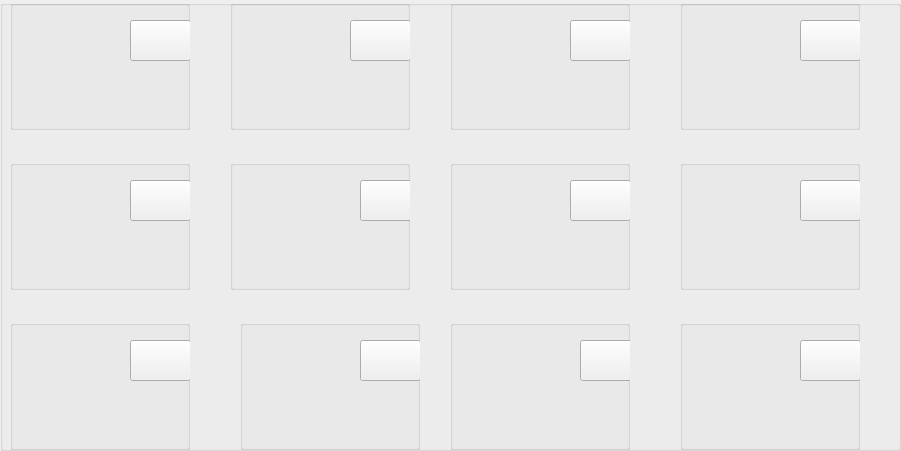
      <widget class="QGroupBox" name="groupBox_12">
       <property name="geometry">
        <rect>
         <x>130</x>
         <y>20</y>
         <width>901</width>
         <height>451</height>
        </rect>
       </property>
       <property name="title">
        <string/>
       </property>
       <widget class="QGroupBox" name="groupBox_13">
        <property name="geometry">
         <rect>
          <x>10</x>
          <y>0</y>
          <width>180</width>
          <height>130</height>
         </rect>
        </property>
        <property name="title">
         <string/>
        </property>
        <widget class="QLabel" name="label_food1_9">
         <property name="geometry">
          <rect>
           <x>0</x>
           <y>0</y>
           <width>120</width>
           <height>80</height>
          </rect>
         </property>
         <property name="styleSheet">
          <string notr="true">image: url(:/pic_tabBox/11S204/20001.jpg);</string>
         </property>
         <property name="text">
          <string/>
         </property>
        </widget>
        <widget class="QLabel" name="label_desc_9">
         <property name="geometry">
          <rect>
           <x>10</x>
           <y>90</y>
           <width>161</width>
           <height>16</height>
          </rect>
         </property>
         <property name="font">
          <font>
           <family>微软雅黑</family>
           <bold>true</bold>
          </font>
         </property>
         <property name="text">
          <string/>
         </property>
        </widget>
        <widget class="QLabel" name="label_value_9">
         <property name="geometry">
          <rect>
           <x>10</x>
           <y>110</y>
           <width>41</width>
           <height>16</height>
          </rect>
         </property>
         <property name="font">
          <font>
           <family>等线</family>
           <pointsize>12</pointsize>
           <bold>true</bold>
          </font>
         </property>
         <property name="text">
          <string/>
         </property>
        </widget>
        <widget class="QPushButton" name="pushButton_get_10">
         <property name="geometry">
          <rect>
           <x>120</x>
           <y>20</y>
           <width>61</width>
           <height>41</height>
          </rect>
         </property>
         <property name="cursor">
          <cursorShape>OpenHandCursor</cursorShape>
         </property>
         <property name="styleSheet">
          <string notr="true">image: url(:/pic_tabBox/11S204/1.jpg);</string>
         </property>
         <property name="text">
          <string/>
         </property>
        </widget>
       </widget>
       <widget class="QGroupBox" name="groupBox_14">
        <property name="geometry">
         <rect>
          <x>230</x>
          <y>0</y>
          <width>180</width>
          <height>130</height>
         </rect>
        </property>
        <property name="title">
         <string/>
        </property>
        <widget class="QLabel" name="label_food1_10">
         <property name="geometry">
          <rect>
           <x>0</x>
           <y>0</y>
           <width>120</width>
           <height>80</height>
          </rect>
         </property>
         <property name="styleSheet">
          <string notr="true">image: url(:/pic_tabBox/11S204/20002.jpg);
</string>
         </property>
         <property name="text">
          <string/>
         </property>
        </widget>
        <widget class="QLabel" name="label_desc_10">
         <property name="geometry">
          <rect>
           <x>10</x>
           <y>90</y>
           <width>161</width>
           <height>16</height>
          </rect>
         </property>
         <property name="font">
          <font>
           <family>微软雅黑</family>
           <bold>true</bold>
          </font>
         </property>
         <property name="text">
          <string/>
         </property>
        </widget>
        <widget class="QLabel" name="label_value_10">
         <property name="geometry">
          <rect>
           <x>10</x>
           <y>110</y>
           <width>41</width>
           <height>16</height>
          </rect>
         </property>
         <property name="font">
          <font>
           <family>等线</family>
           <pointsize>12</pointsize>
           <bold>true</bold>
          </font>
         </property>
         <property name="text">
          <string/>
         </property>
        </widget>
        <widget class="QPushButton" name="pushButton_get_11">
         <property name="geometry">
          <rect>
           <x>120</x>
           <y>20</y>
           <width>61</width>
           <height>41</height>
          </rect>
         </property>
         <property name="cursor">
          <cursorShape>OpenHandCursor</cursorShape>
         </property>
         <property name="styleSheet">
          <string notr="true">image: url(:/pic_tabBox/11S204/1.jpg);</string>
         </property>
         <property name="text">
          <string/>
         </property>
        </widget>
       </widget>
       <widget class="QGroupBox" name="groupBox_15">
        <property name="geometry">
         <rect>
          <x>10</x>
          <y>160</y>
          <width>180</width>
          <height>130</height>
         </rect>
        </property>
        <property name="title">
         <string/>
        </property>
        <widget class="QLabel" name="label_food1_11">
         <property name="geometry">
          <rect>
           <x>0</x>
           <y>0</y>
           <width>120</width>
           <height>80</height>
          </rect>
         </property>
         <property name="styleSheet">
          <string notr="true">image: url(:/pic_tabBox/11S204/20005.jpg);</string>
         </property>
         <property name="text">
          <string/>
         </property>
        </widget>
        <widget class="QLabel" name="label_desc_11">
         <property name="geometry">
          <rect>
           <x>10</x>
           <y>90</y>
           <width>161</width>
           <height>16</height>
          </rect>
         </property>
         <property name="font">
          <font>
           <family>微软雅黑</family>
           <bold>true</bold>
          </font>
         </property>
         <property name="text">
          <string/>
         </property>
        </widget>
        <widget class="QLabel" name="label_value_11">
         <property name="geometry">
          <rect>
           <x>10</x>
           <y>110</y>
           <width>41</width>
           <height>16</height>
          </rect>
         </property>
         <property name="font">
          <font>
           <family>等线</family>
           <pointsize>12</pointsize>
           <bold>true</bold>
          </font>
         </property>
         <property name="text">
          <string/>
         </property>
        </widget>
        <widget class="QPushButton" name="pushButton_get_14">
         <property name="geometry">
          <rect>
           <x>120</x>
           <y>20</y>
           <width>61</width>
           <height>41</height>
          </rect>
         </property>
         <property name="cursor">
          <cursorShape>OpenHandCursor</cursorShape>
         </property>
         <property name="styleSheet">
          <string notr="true">image: url(:/pic_tabBox/11S204/1.jpg);</string>
         </property>
         <property name="text">
          <string/>
         </property>
        </widget>
       </widget>
       <widget class="QGroupBox" name="groupBox_16">
        <property name="geometry">
         <rect>
          <x>230</x>
          <y>160</y>
          <width>180</width>
          <height>130</height>
         </rect>
        </property>
        <property name="title">
         <string/>
        </property>
        <widget class="QLabel" name="label_food1_12">
         <property name="geometry">
          <rect>
           <x>0</x>
           <y>0</y>
           <width>120</width>
           <height>80</height>
          </rect>
         </property>
         <property name="styleSheet">
          <string notr="true">image: url(:/pic_tabBox/11S204/20006.jpg);</string>
         </property>
         <property name="text">
          <string/>
         </property>
        </widget>
        <widget class="QLabel" name="label_desc_12">
         <property name="geometry">
          <rect>
           <x>10</x>
           <y>90</y>
           <width>161</width>
           <height>16</height>
          </rect>
         </property>
         <property name="font">
          <font>
           <family>微软雅黑</family>
           <bold>true</bold>
          </font>
         </property>
         <property name="text">
          <string/>
         </property>
        </widget>
        <widget class="QLabel" name="label_value_12">
         <property name="geometry">
          <rect>
           <x>10</x>
           <y>110</y>
           <width>41</width>
           <height>16</height>
          </rect>
         </property>
         <property name="font">
          <font>
           <family>等线</family>
           <pointsize>12</pointsize>
           <bold>true</bold>
          </font>
         </property>
         <property name="text">
          <string/>
         </property>
        </widget>
        <widget class="QPushButton" name="pushButton_get_15">
         <property name="geometry">
          <rect>
           <x>130</x>
           <y>20</y>
           <width>61</width>
           <height>41</height>
          </rect>
         </property>
         <property name="cursor">
          <cursorShape>OpenHandCursor</cursorShape>
         </property>
         <property name="styleSheet">
          <string notr="true">image: url(:/pic_tabBox/11S204/1.jpg);</string>
         </property>
         <property name="text">
          <string/>
         </property>
        </widget>
       </widget>
       <widget class="QGroupBox" name="groupBox_17">
        <property name="geometry">
         <rect>
          <x>450</x>
          <y>160</y>
          <width>180</width>
          <height>130</height>
         </rect>
        </property>
        <property name="title">
         <string/>
        </property>
        <widget class="QLabel" name="label_food1_13">
         <property name="geometry">
          <rect>
           <x>0</x>
           <y>0</y>
           <width>120</width>
           <height>80</height>
          </rect>
         </property>
         <property name="styleSheet">
          <string notr="true">image: url(:/pic_tabBox/11S204/20007.png);</string>
         </property>
         <property name="text">
          <string/>
         </property>
        </widget>
        <widget class="QLabel" name="label_desc_13">
         <property name="geometry">
          <rect>
           <x>10</x>
           <y>90</y>
           <width>161</width>
           <height>16</height>
          </rect>
         </property>
         <property name="font">
          <font>
           <family>微软雅黑</family>
           <bold>true</bold>
          </font>
         </property>
         <property name="text">
          <string/>
         </property>
        </widget>
        <widget class="QLabel" name="label_value_13">
         <property name="geometry">
          <rect>
           <x>10</x>
           <y>110</y>
           <width>41</width>
           <height>16</height>
          </rect>
         </property>
         <property name="font">
          <font>
           <family>等线</family>
           <pointsize>12</pointsize>
           <bold>true</bold>
          </font>
         </property>
         <property name="text">
          <string/>
         </property>
        </widget>
        <widget class="QPushButton" name="pushButton_get_16">
         <property name="geometry">
          <rect>
           <x>120</x>
           <y>20</y>
           <width>61</width>
           <height>41</height>
          </rect>
         </property>
         <property name="cursor">
          <cursorShape>OpenHandCursor</cursorShape>
         </property>
         <property name="styleSheet">
          <string notr="true">image: url(:/pic_tabBox/11S204/1.jpg);</string>
         </property>
         <property name="text">
          <string/>
         </property>
        </widget>
       </widget>
       <widget class="QGroupBox" name="groupBox_18">
        <property name="geometry">
         <rect>
          <x>680</x>
          <y>160</y>
          <width>180</width>
          <height>130</height>
         </rect>
        </property>
        <property name="title">
         <string/>
        </property>
        <widget class="QLabel" name="label_food1_14">
         <property name="geometry">
          <rect>
           <x>0</x>
           <y>0</y>
           <width>120</width>
           <height>80</height>
          </rect>
         </property>
         <property name="styleSheet">
          <string notr="true">image: url(:/pic_tabBox/11S204/20008.jpg);</string>
         </property>
         <property name="text">
          <string/>
         </property>
        </widget>
        <widget class="QLabel" name="label_desc_14">
         <property name="geometry">
          <rect>
           <x>10</x>
           <y>90</y>
           <width>161</width>
           <height>16</height>
          </rect>
         </property>
         <property name="font">
          <font>
           <family>微软雅黑</family>
           <bold>true</bold>
          </font>
         </property>
         <property name="text">
          <string/>
         </property>
        </widget>
        <widget class="QLabel" name="label_value_14">
         <property name="geometry">
          <rect>
           <x>10</x>
           <y>110</y>
           <width>41</width>
           <height>16</height>
          </rect>
         </property>
         <property name="font">
          <font>
           <family>等线</family>
           <pointsize>12</pointsize>
           <bold>true</bold>
          </font>
         </property>
         <property name="text">
          <string/>
         </property>
        </widget>
        <widget class="QPushButton" name="pushButton_get_17">
         <property name="geometry">
          <rect>
           <x>120</x>
           <y>20</y>
           <width>61</width>
           <height>41</height>
          </rect>
         </property>
         <property name="cursor">
          <cursorShape>OpenHandCursor</cursorShape>
         </property>
         <property name="styleSheet">
          <string notr="true">image: url(:/pic_tabBox/11S204/1.jpg);</string>
         </property>
         <property name="text">
          <string/>
         </property>
        </widget>
       </widget>
       <widget class="QGroupBox" name="groupBox_19">
        <property name="geometry">
         <rect>
          <x>450</x>
          <y>0</y>
          <width>180</width>
          <height>130</height>
         </rect>
        </property>
        <property name="title">
         <string/>
        </property>
        <widget class="QLabel" name="label_food1_15">
         <property name="geometry">
          <rect>
           <x>0</x>
           <y>0</y>
           <width>120</width>
           <height>80</height>
          </rect>
         </property>
         <property name="styleSheet">
          <string notr="true">image: url(:/pic_tabBox/11S204/20003.jpg);</string>
         </property>
         <property name="text">
          <string/>
         </property>
        </widget>
        <widget class="QLabel" name="label_desc_15">
         <property name="geometry">
          <rect>
           <x>10</x>
           <y>90</y>
           <width>161</width>
           <height>16</height>
          </rect>
         </property>
         <property name="font">
          <font>
           <family>微软雅黑</family>
           <bold>true</bold>
          </font>
         </property>
         <property name="text">
          <string/>
         </property>
        </widget>
        <widget class="QLabel" name="label_value_15">
         <property name="geometry">
          <rect>
           <x>10</x>
           <y>110</y>
           <width>41</width>
           <height>16</height>
          </rect>
         </property>
         <property name="font">
          <font>
           <family>等线</family>
           <pointsize>12</pointsize>
           <bold>true</bold>
          </font>
         </property>
         <property name="text">
          <string/>
         </property>
        </widget>
        <widget class="QPushButton" name="pushButton_get_12">
         <property name="geometry">
          <rect>
           <x>120</x>
           <y>20</y>
           <width>61</width>
           <height>41</height>
          </rect>
         </property>
         <property name="cursor">
          <cursorShape>OpenHandCursor</cursorShape>
         </property>
         <property name="styleSheet">
          <string notr="true">image: url(:/pic_tabBox/11S204/1.jpg);</string>
         </property>
         <property name="text">
          <string/>
         </property>
        </widget>
       </widget>
       <widget class="QGroupBox" name="groupBox_20">
        <property name="geometry">
         <rect>
          <x>680</x>
          <y>0</y>
          <width>180</width>
          <height>130</height>
         </rect>
        </property>
        <property name="title">
         <string/>
        </property>
        <widget class="QLabel" name="label_food1_16">
         <property name="geometry">
          <rect>
           <x>0</x>
           <y>0</y>
           <width>120</width>
           <height>80</height>
          </rect>
         </property>
         <property name="styleSheet">
          <string notr="true">image: url(:/pic_tabBox/11S204/20004.jpg);</string>
         </property>
         <property name="text">
          <string/>
         </property>
        </widget>
        <widget class="QLabel" name="label_desc_16">
         <property name="geometry">
          <rect>
           <x>10</x>
           <y>90</y>
           <width>161</width>
           <height>16</height>
          </rect>
         </property>
         <property name="font">
          <font>
           <family>微软雅黑</family>
           <bold>true</bold>
          </font>
         </property>
         <property name="text">
          <string/>
         </property>
        </widget>
        <widget class="QLabel" name="label_value_16">
         <property name="geometry">
          <rect>
           <x>10</x>
           <y>110</y>
           <width>41</width>
           <height>16</height>
          </rect>
         </property>
         <property name="font">
          <font>
           <family>等线</family>
           <pointsize>12</pointsize>
           <bold>true</bold>
          </font>
         </property>
         <property name="text">
          <string/>
         </property>
        </widget>
        <widget class="QPushButton" name="pushButton_get_13">
         <property name="geometry">
          <rect>
           <x>120</x>
           <y>20</y>
           <width>61</width>
           <height>41</height>
          </rect>
         </property>
         <property name="cursor">
          <cursorShape>OpenHandCursor</cursorShape>
         </property>
         <property name="styleSheet">
          <string notr="true">image: url(:/pic_tabBox/11S204/1.jpg);</string>
         </property>
         <property name="text">
          <string/>
         </property>
        </widget>
       </widget>
       <widget class="QGroupBox" name="groupBox_21">
        <property name="geometry">
         <rect>
          <x>10</x>
          <y>320</y>
          <width>180</width>
          <height>130</height>
         </rect>
        </property>
        <property name="title">
         <string/>
        </property>
        <widget class="QLabel" name="label_food1_17">
         <property name="geometry">
          <rect>
           <x>0</x>
           <y>0</y>
           <width>120</width>
           <height>80</height>
          </rect>
         </property>
         <property name="styleSheet">
          <string notr="true">image: url(:/pic_tabBox/11S204/20009.jpg);</string>
         </property>
         <property name="text">
          <string/>
         </property>
        </widget>
        <widget class="QLabel" name="label_desc_17">
         <property name="geometry">
          <rect>
           <x>10</x>
           <y>90</y>
           <width>161</width>
           <height>16</height>
          </rect>
         </property>
         <property name="font">
          <font>
           <family>微软雅黑</family>
           <bold>true</bold>
          </font>
         </property>
         <property name="text">
          <string/>
         </property>
        </widget>
        <widget class="QLabel" name="label_value_17">
         <property name="geometry">
          <rect>
           <x>10</x>
           <y>110</y>
           <width>41</width>
           <height>16</height>
          </rect>
         </property>
         <property name="font">
          <font>
           <family>等线</family>
           <pointsize>12</pointsize>
           <bold>true</bold>
          </font>
         </property>
         <property name="text">
          <string/>
         </property>
        </widget>
        <widget class="QPushButton" name="pushButton_get_18">
         <property name="geometry">
          <rect>
           <x>120</x>
           <y>20</y>
           <width>61</width>
           <height>41</height>
          </rect>
         </property>
         <property name="cursor">
          <cursorShape>OpenHandCursor</cursorShape>
         </property>
         <property name="styleSheet">
          <string notr="true">image: url(:/pic_tabBox/11S204/1.jpg);</string>
         </property>
         <property name="text">
          <string/>
         </property>
        </widget>
       </widget>
       <widget class="QGroupBox" name="groupBox_22">
        <property name="geometry">
         <rect>
          <x>240</x>
          <y>320</y>
          <width>180</width>
          <height>130</height>
         </rect>
        </property>
        <property name="title">
         <string/>
        </property>
        <widget class="QLabel" name="label_food1_18">
         <property name="geometry">
          <rect>
           <x>0</x>
           <y>0</y>
           <width>120</width>
           <height>80</height>
          </rect>
         </property>
         <property name="styleSheet">
          <string notr="true">image: url(:/pic_tabBox/11S204/20010.jpg);</string>
         </property>
         <property name="text">
          <string/>
         </property>
        </widget>
        <widget class="QLabel" name="label_desc_18">
         <property name="geometry">
          <rect>
           <x>10</x>
           <y>90</y>
           <width>161</width>
           <height>16</height>
          </rect>
         </property>
         <property name="font">
          <font>
           <family>微软雅黑</family>
           <bold>true</bold>
          </font>
         </property>
         <property name="text">
          <string/>
         </property>
        </widget>
        <widget class="QLabel" name="label_value_18">
         <property name="geometry">
          <rect>
           <x>10</x>
           <y>110</y>
           <width>41</width>
           <height>16</height>
          </rect>
         </property>
         <property name="font">
          <font>
           <family>等线</family>
           <pointsize>12</pointsize>
           <bold>true</bold>
          </font>
         </property>
         <property name="text">
          <string/>
         </property>
        </widget>
        <widget class="QPushButton" name="pushButton_get_19">
         <property name="geometry">
          <rect>
           <x>120</x>
           <y>20</y>
           <width>61</width>
           <height>41</height>
          </rect>
         </property>
         <property name="cursor">
          <cursorShape>OpenHandCursor</cursorShape>
         </property>
         <property name="styleSheet">
          <string notr="true">image: url(:/pic_tabBox/11S204/1.jpg);</string>
         </property>
         <property name="text">
          <string/>
         </property>
        </widget>
       </widget>
       <widget class="QGroupBox" name="groupBox_23">
        <property name="geometry">
         <rect>
          <x>450</x>
          <y>320</y>
          <width>180</width>
          <height>130</height>
         </rect>
        </property>
        <property name="title">
         <string/>
        </property>
        <widget class="QLabel" name="label_food1_20">
         <property name="geometry">
          <rect>
           <x>0</x>
           <y>0</y>
           <width>120</width>
           <height>80</height>
          </rect>
         </property>
         <property name="styleSheet">
          <string notr="true">image: url(:/pic_tabBox/11S204/20011.jpg);</string>
         </property>
         <property name="text">
          <string/>
         </property>
        </widget>
        <widget class="QLabel" name="label_desc_20">
         <property name="geometry">
          <rect>
           <x>10</x>
           <y>90</y>
           <width>161</width>
           <height>16</height>
          </rect>
         </property>
         <property name="font">
          <font>
           <family>微软雅黑</family>
           <bold>true</bold>
          </font>
         </property>
         <property name="text">
          <string/>
         </property>
        </widget>
        <widget class="QLabel" name="label_value_20">
         <property name="geometry">
          <rect>
           <x>10</x>
           <y>110</y>
           <width>41</width>
           <height>16</height>
          </rect>
         </property>
         <property name="font">
          <font>
           <family>等线</family>
           <pointsize>12</pointsize>
           <bold>true</bold>
          </font>
         </property>
         <property name="text">
          <string/>
         </property>
        </widget>
        <widget class="QPushButton" name="pushButton_get_20">
         <property name="geometry">
          <rect>
           <x>130</x>
           <y>20</y>
           <width>61</width>
           <height>41</height>
          </rect>
         </property>
         <property name="cursor">
          <cursorShape>OpenHandCursor</cursorShape>
         </property>
         <property name="styleSheet">
          <string notr="true">image: url(:/pic_tabBox/11S204/1.jpg);</string>
         </property>
         <property name="text">
          <string/>
         </property>
        </widget>
       </widget>
       <widget class="QGroupBox" name="groupBox_24">
        <property name="geometry">
         <rect>
          <x>680</x>
          <y>320</y>
          <width>180</width>
          <height>130</height>
         </rect>
        </property>
        <property name="title">
         <string/>
        </property>
        <widget class="QLabel" name="label_food1_22">
         <property name="geometry">
          <rect>
           <x>0</x>
           <y>0</y>
           <width>120</width>
           <height>80</height>
          </rect>
         </property>
         <property name="styleSheet">
          <string notr="true">image: url(:/pic_tabBox/11S204/20012.jpg);</string>
         </property>
         <property name="text">
          <string/>
         </property>
        </widget>
        <widget class="QLabel" name="label_desc_22">
         <property name="geometry">
          <rect>
           <x>10</x>
           <y>90</y>
           <width>161</width>
           <height>16</height>
          </rect>
         </property>
         <property name="font">
          <font>
           <family>微软雅黑</family>
           <bold>true</bold>
          </font>
         </property>
         <property name="text">
          <string/>
         </property>
        </widget>
        <widget class="QLabel" name="label_value_22">
         <property name="geometry">
          <rect>
           <x>10</x>
           <y>110</y>
           <width>41</width>
           <height>16</height>
          </rect>
         </property>
         <property name="font">
          <font>
           <family>等线</family>
           <pointsize>12</pointsize>
           <bold>true</bold>
          </font>
         </property>
         <property name="text">
          <string/>
         </property>
        </widget>
        <widget class="QPushButton" name="pushButton_get_21">
         <property name="geometry">
          <rect>
           <x>120</x>
           <y>20</y>
           <width>61</width>
           <height>41</height>
          </rect>
         </property>
         <property name="cursor">
          <cursorShape>OpenHandCursor</cursorShape>
         </property>
         <property name="styleSheet">
          <string notr="true">image: url(:/pic_tabBox/11S204/1.jpg);</string>
         </property>
         <property name="text">
          <string/>
         </property>
        </widget>
       </widget>
      </widget>
